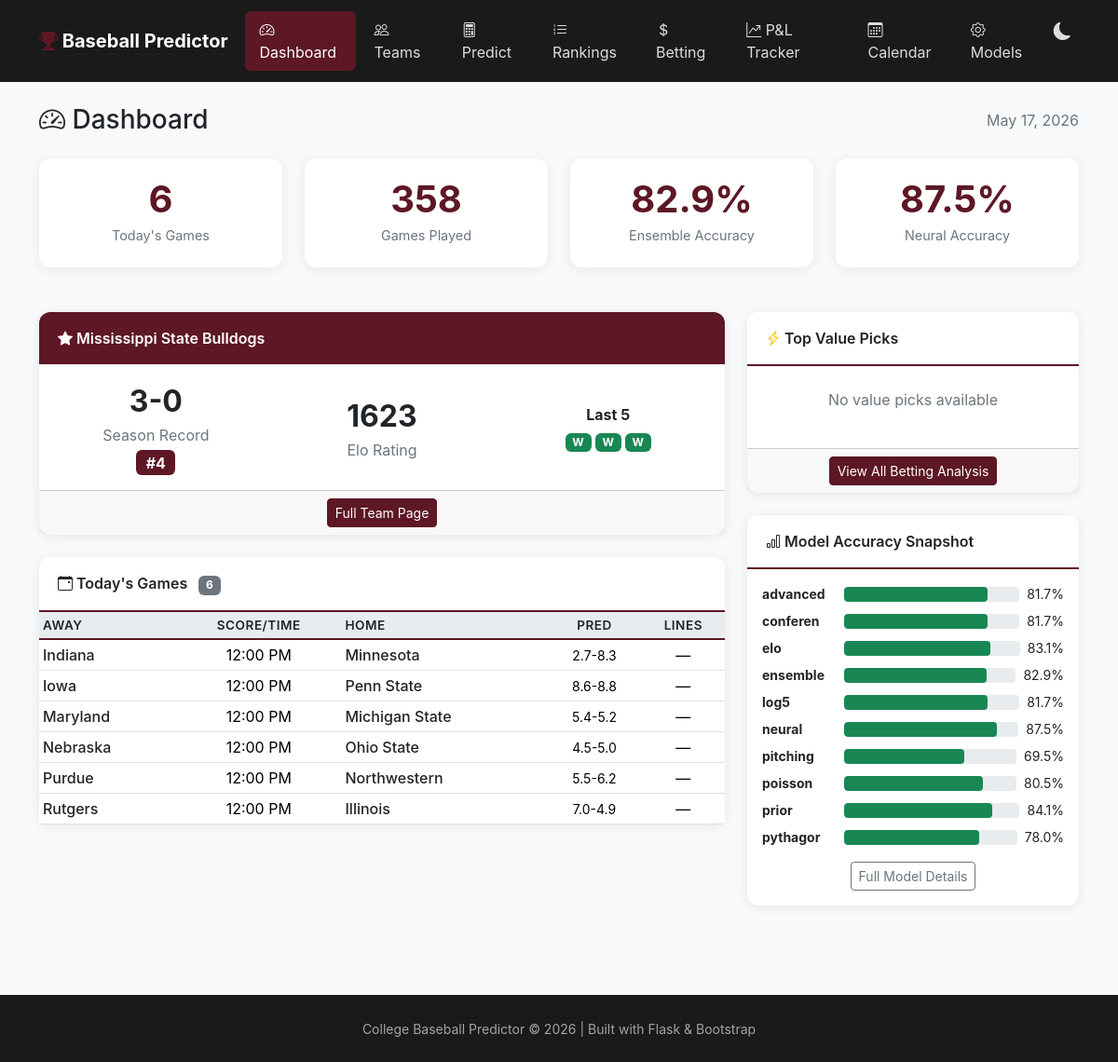
The page / on the database its author committed.
### tables this page shows
CREATE TABLE elo_ratings (
                    team_id TEXT PRIMARY KEY,
                    rating REAL DEFAULT 1500,
                    games_played INTEGER DEFAULT 0,
                    updated_at TEXT DEFAULT CURRENT_TIMESTAMP
                );

CREATE TABLE games (
            id TEXT PRIMARY KEY,
            date TEXT NOT NULL,
            time TEXT,
            home_team_id TEXT NOT NULL,
            away_team_id TEXT NOT NULL,
            home_score INTEGER,
            away_score INTEGER,
            winner_id TEXT,
            innings INTEGER DEFAULT 9,
            is_conference_game INTEGER DEFAULT 0,
            is_neutral_site INTEGER DEFAULT 0,
            tournament_id TEXT,
            venue TEXT,
            attendance INTEGER,
            notes TEXT,
            status TEXT DEFAULT 'scheduled',  -- scheduled, final, postponed, cancelled
            created_at TEXT DEFAULT CURRENT_TIMESTAMP,
            updated_at TEXT DEFAULT CURRENT_TIMESTAMP,
            FOREIGN KEY (home_team_id) REFERENCES teams(id),
            FOREIGN KEY (away_team_id) REFERENCES teams(id),
            FOREIGN KEY (tournament_id) REFERENCES tournaments(id)
        );

CREATE TABLE teams (
            id TEXT PRIMARY KEY,
            name TEXT NOT NULL,
            nickname TEXT,
            conference TEXT,
            division TEXT,
            athletics_url TEXT,
            preseason_rank INTEGER,
            current_rank INTEGER,
            created_at TEXT DEFAULT CURRENT_TIMESTAMP,
            updated_at TEXT DEFAULT CURRENT_TIMESTAMP
        );

### web/app.py (the view)
@app.route('/')
def dashboard():
    todays_games = get_todays_games()
    value_picks = get_value_picks(5)
    stats = get_quick_stats()
    msstate = get_msstate_info()
    accuracy = get_model_accuracy_summary()
    all_accuracy = get_model_accuracy()
    return render_template('dashboard.html',
                          todays_games=todays_games,
                          value_picks=value_picks,
                          stats=stats,
                          msstate=msstate,
                          accuracy=accuracy,
                          all_accuracy=all_accuracy,
                          today=datetime.now().strftime('%B %d, %Y'))

### web/templates/dashboard.html (shortened to what this page needs)
{% extends "base.html" %}
{% block content %}
<div class="d-flex justify-content-between align-items-center mb-4">
    <h1 class="h3 mb-0">
        <i class="bi bi-speedometer2"></i> Dashboard
    </h1>
    <span class="text-muted">{{ today }}</span>
</div>
<div class="row mb-4">
    <div class="col-6 col-md-3">
        <div class="card stat-card">
            <div class="stat-value">{{ todays_games|length }}</div>
            <div class="stat-label">Today's Games</div>
        </div>
    </div>
    <div class="col-6 col-md-3">
        <div class="card stat-card">
            <div class="stat-value">{{ stats.games_played }}</div>
            <div class="stat-label">Games Played</div>
        </div>
    </div>
    <div class="col-6 col-md-3">
        <div class="card stat-card">
            <div class="stat-value">{{ accuracy.ensemble.pct or '—' }}{% if accuracy.ensemble.pct %}%{% endif %}</div>
            <div class="stat-label">Ensemble Accuracy</div>
        </div>
    </div>
    <div class="col-6 col-md-3">
        <div class="card stat-card">
            <div class="stat-value">{{ accuracy.neural.pct or '—' }}{% if accuracy.neural.pct %}%{% endif %}</div>
            <div class="stat-label">Neural Accuracy</div>
        </div>
    </div>
</div>
<div class="row">
    <div class="col-lg-8">
        <div class="card">
            <div class="card-header bg-maroon">
                <i class="bi bi-star-fill"></i> Mississippi State Bulldogs
            </div>
            <div class="card-body">
                <div class="row align-items-center">
                    <div class="col-md-4 text-center mb-3 mb-md-0">
                        <div class="fs-2 fw-bold">{{ msstate.record.wins }}-{{ msstate.record.losses }}</div>
                        <div class="text-muted">Season Record</div>
                        {% if msstate.rank %}
                        <span class="badge bg-maroon fs-6 mt-1">#{{ msstate.rank }}</span>
                        {% endif %}
                    </div>
                    <div class="col-md-4 text-center mb-3 mb-md-0">
                        <div class="fs-2 fw-bold">{{ msstate.elo|round(0)|int }}</div>
                        <div class="text-muted">Elo Rating</div>
                    </div>
                    <div class="col-md-4 text-center">
                        <div class="mb-2"><strong>Last 5</strong></div>
                        <div class="d-flex justify-content-center gap-1">
                            {% for g in msstate.last_5 %}
                            <span class="badge {% if g.won %}bg-success{% else %}bg-danger{% endif %}"
                                  title="{{ g.opponent }} {{ g.score }}">
                                {{ 'W' if g.won else 'L' }}
                            </span>
                            {% endfor %}
                        </div>
                    </div>
                </div>
            </div>
            <div class="card-footer text-center">
                <a href="/team/mississippi-state" class="btn btn-sm btn-maroon">Full Team Page</a>
            </div>
        </div>
        <div class="card">
            <div class="card-header">
                <i class="bi bi-calendar-event"></i> Today's Games
                <span class="badge bg-secondary ms-2">{{ todays_games|length }}</span>
            </div>
            <div class="card-body p-0">
                {% if todays_games %}
                <div class="table-responsive">
                    <table class="table table-hover table-sm mb-0">
                        <thead>
                            <tr>
                                <th>Away</th>
                                <th class="text-center">Score/Time</th>
                                <th>Home</th>
                                <th class="text-center">Pred</th>
                                <th class="text-center">Lines</th>
                            </tr>
                        </thead>
                        <tbody>
                            {% for game in todays_games[:20] %}
                            <tr>
                                <td>
                                    <a href="/team/{{ game.away_team_id }}" class="team-link">{{ game.away_team_name }}</a>
                                </td>
                                <td class="text-center">
                                    {% if game.status == 'final' %}
                                    <span class="{% if game.away_score > game.home_score %}fw-bold{% endif %}">{{ game.away_score }}</span>
                                    -
                                    <span class="{% if game.home_score > game.away_score %}fw-bold{% endif %}">{{ game.home_score }}</span>
                                    <br><small class="text-success">Final</small>
                                    {% else %}
                                    {{ game.time or 'TBD' }}
                                    {% endif %}
                                </td>
                                <td>
                                    <a href="/team/{{ game.home_team_id }}" class="team-link">{{ game.home_team_name }}</a>
                                </td>
                                <td class="text-center">
                                    {% if game.prediction %}
                                    <small>{{ (game.prediction.projected_away_runs|round(1)) }}-{{ (game.prediction.projected_home_runs|round(1)) }}</small>
                                    {% else %}—{% endif %}
                                </td>
                                <td class="text-center">
                                    {% if game.home_ml %}
                                    <small>{{ game.away_ml|format_odds }}/{{ game.home_ml|format_odds }}</small>
                                    {% else %}—{% endif %}
                                </td>
                            </tr>
                            {% endfor %}
                        </tbody>
                    </table>
                </div>
                {% else %}
                <div class="text-center text-muted py-4">
                    <i class="bi bi-calendar-x display-4"></i>
                    <p class="mt-2">No games scheduled for today</p>
                </div>
                {% endif %}
            </div>
        </div>
    </div>
    <div class="col-lg-4">
        <div class="card">
            <div class="card-header">
                <i class="bi bi-lightning-charge text-warning"></i> Top Value Picks
            </div>
            <div class="card-body p-0">
                {% if value_picks %}
                <div class="list-group list-group-flush">
                    {% for pick in value_picks %}
                    <div class="list-group-item">
                        <div class="d-flex justify-content-between align-items-start">
                            <div>
                                <strong>{{ pick.pick }}</strong>
                                <div class="small text-muted">{{ pick.game }}</div>
                            </div>
                            <div class="text-end">
                                <span class="value-indicator positive">+{{ pick.edge|round(1) }}%</span>
                                <div class="small text-muted mt-1">{{ pick.moneyline|format_odds }}</div>
                            </div>
                        </div>
                        <div class="progress mt-2" style="height: 6px;">
                            <div class="progress-bar bg-success" style="width: {{ pick.model_prob * 100 }}%"></div>
                        </div>
                        <div class="d-flex justify-content-between small text-muted mt-1">
                            <span>Model: {{ (pick.model_prob * 100)|round(1) }}%</span>
                            <span>DK: {{ (pick.dk_implied * 100)|round(1) }}%</span>
                        </div>
                    </div>
                    {% endfor %}
                </div>
                {% else %}
                <div class="text-center text-muted py-4">
                    <p>No value picks available</p>
                </div>
                {% endif %}
            </div>
            <div class="card-footer text-center">
                <a href="/betting" class="btn btn-sm btn-maroon">View All Betting Analysis</a>
            </div>
        </div>
        <div class="card">
            <div class="card-header">
                <i class="bi bi-bar-chart"></i> Model Accuracy Snapshot
            </div>
            <div class="card-body">
                {% for name, info in all_accuracy.items() %}
                {% if info.all_time_accuracy %}
                <div class="d-flex justify-content-between align-items-center mb-2">
                    <small class="fw-bold" style="width: 80px;">{{ name[:8] }}</small>
                    <div class="flex-grow-1 mx-2">
                        <div class="progress" style="height: 16px;">
                            <div class="progress-bar {% if info.all_time_accuracy > 0.55 %}bg-success{% elif info.all_time_accuracy > 0.5 %}bg-warning{% else %}bg-danger{% endif %}"
                                 style="width: {{ info.all_time_accuracy * 100 }}%;">
                            </div>
                        </div>
                    </div>
                    <small>{{ (info.all_time_accuracy * 100)|round(1) }}%</small>
                </div>
                {% endif %}
                {% endfor %}
                <div class="text-center mt-3">
                    <a href="/models" class="btn btn-sm btn-outline-secondary">Full Model Details</a>
                </div>
            </div>
        </div>
    </div>
</div>
{% endblock %}

### web/templates/base.html (shortened to what this page needs)
<!DOCTYPE html>
<html lang="en" data-theme="light">
<head>
    <link href="https://cdn.jsdelivr.net/npm/bootstrap@5.3.2/dist/css/bootstrap.min.css" rel="stylesheet">
    <link href="https://cdn.jsdelivr.net/npm/bootstrap-icons@1.11.1/font/bootstrap-icons.css" rel="stylesheet">
</head>
<body>
    <nav class="navbar navbar-expand-lg navbar-dark">
        <div class="container">
            <a class="navbar-brand" href="/">
                <i class="bi bi-trophy-fill icon"></i>
                Baseball Predictor
            </a>
            <div class="collapse navbar-collapse" id="navbarNav">
                <ul class="navbar-nav ms-auto">
                    <li class="nav-item">
                        <a class="nav-link {% if request.endpoint == 'dashboard' %}active{% endif %}" href="/">
                            <i class="bi bi-speedometer2"></i> Dashboard
                        </a>
                    </li>
                    <li class="nav-item">
                        <a class="nav-link {% if request.endpoint == 'teams' %}active{% endif %}" href="/teams">
                            <i class="bi bi-people"></i> Teams
                        </a>
                    </li>
                    <li class="nav-item">
                        <a class="nav-link {% if request.endpoint == 'predict' %}active{% endif %}" href="/predict">
                            <i class="bi bi-calculator"></i> Predict
                        </a>
                    </li>
                    <li class="nav-item">
                        <a class="nav-link {% if request.endpoint == 'rankings' %}active{% endif %}" href="/rankings">
                            <i class="bi bi-list-ol"></i> Rankings
                        </a>
                    </li>
                    <li class="nav-item">
                        <a class="nav-link {% if request.endpoint == 'betting' %}active{% endif %}" href="/betting">
                            <i class="bi bi-currency-dollar"></i> Betting
                        </a>
                    </li>
                    <li class="nav-item">
                        <a class="nav-link {% if request.endpoint == 'tracker' %}active{% endif %}" href="/tracker">
                            <i class="bi bi-graph-up-arrow"></i> P&L Tracker
                        </a>
                    </li>
                    <li class="nav-item">
                        <a class="nav-link {% if request.endpoint == 'calendar' %}active{% endif %}" href="/calendar">
                            <i class="bi bi-calendar3"></i> Calendar
                        </a>
                    </li>
                    <li class="nav-item">
                        <a class="nav-link {% if request.endpoint == 'models' %}active{% endif %}" href="/models">
                            <i class="bi bi-gear"></i> Models
                        </a>
                    </li>
                    <li class="nav-item">
                        <button class="dark-mode-toggle" onclick="toggleDarkMode()" title="Toggle dark mode">
                            <i class="bi bi-moon-fill" id="darkModeIcon"></i>
                        </button>
                    </li>
                </ul>
            </div>
        </div>
    </nav>
    <main class="container py-4">
        {% block content %}{% endblock %}
    </main>
    <footer class="footer">
        <div class="container text-center">
            <small>College Baseball Predictor &copy; 2026 | Built with Flask & Bootstrap</small>
        </div>
    </footer>
</body>
</html>

### rows shown on the page
elo_ratings: elo "1623"
games: won "W"
games: won "W"
games: won "W"
elo_ratings: away_team_name "Indiana", time "12:00 PM", home_team_name "Minnesota", prediction "2.7", prediction "8.3"
elo_ratings: away_team_name "Iowa", time "12:00 PM", home_team_name "Penn State", prediction "8.6", prediction "8.8"
elo_ratings: away_team_name "Maryland", time "12:00 PM", home_team_name "Michigan State", prediction "5.4", prediction "5.2"
elo_ratings: away_team_name "Nebraska", time "12:00 PM", home_team_name "Ohio State", prediction "4.5", prediction "5.0"
elo_ratings: away_team_name "Purdue", time "12:00 PM", home_team_name "Northwestern", prediction "5.5", prediction "6.2"
elo_ratings: away_team_name "Rutgers", time "12:00 PM", home_team_name "Illinois", prediction "7.0", prediction "4.9"

### other values the page prints
{{ todays_games|length }} "6"
{{ stats.games_played }} "358"
{{ accuracy.ensemble.pct or '—' }} "82.9"
{{ accuracy.neural.pct or '—' }} "87.5"
{{ msstate.record.wins }} "3"
{{ msstate.record.losses }} "0"
{{ msstate.rank }} "4"
{{ name[:8] }} "advanced" "conferen" "elo" "ensemble" "log5" "neural" "pitching" "poisson" "prior" "pythagor"
{{ (info.all_time_accuracy * 100)|round(1) }} "81.7" "81.7" "83.1" "82.9" "81.7" "87.5" "69.5" "80.5" "84.1" "78.0"
